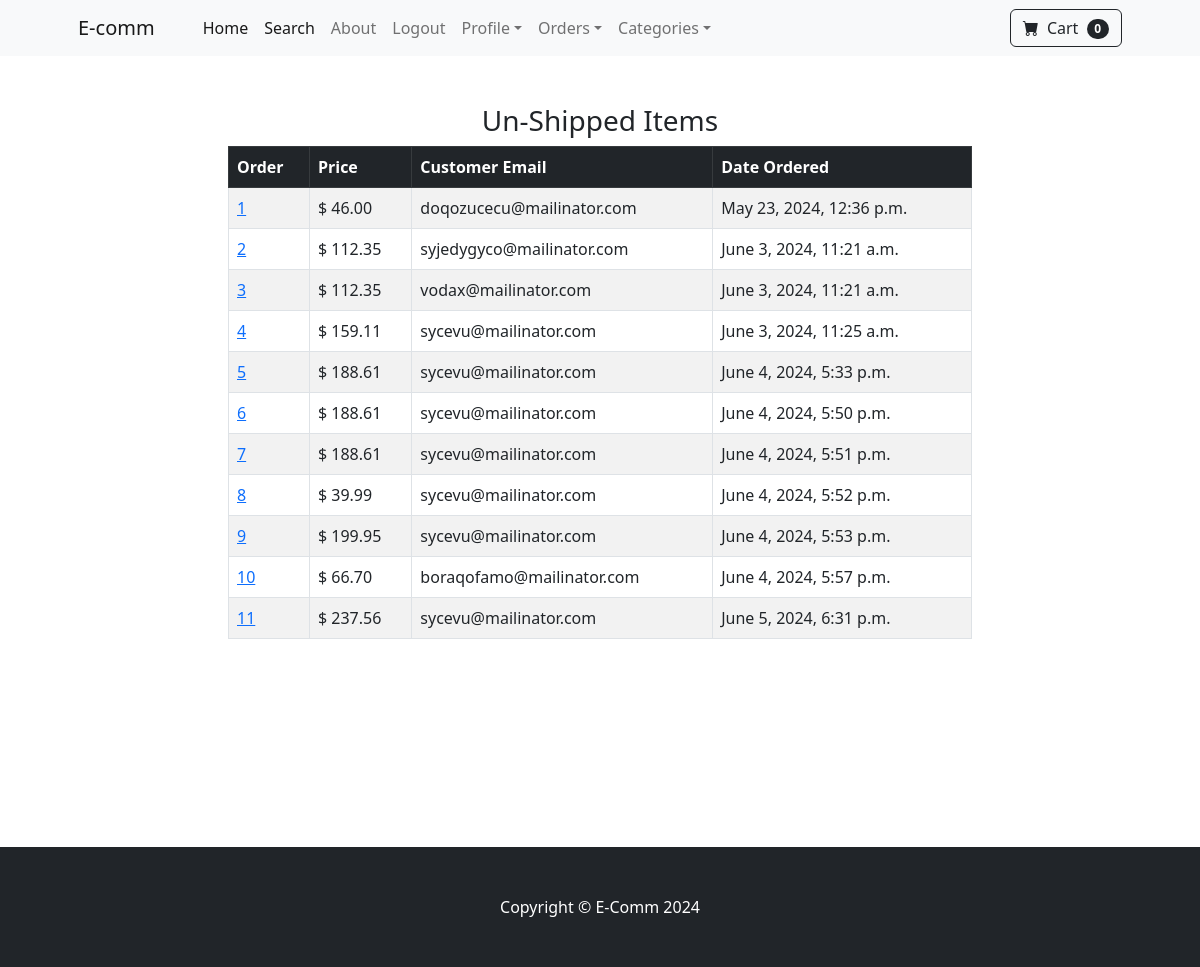
The page /payment/not_shipped_dash (signed in) on the database as committed earlier.
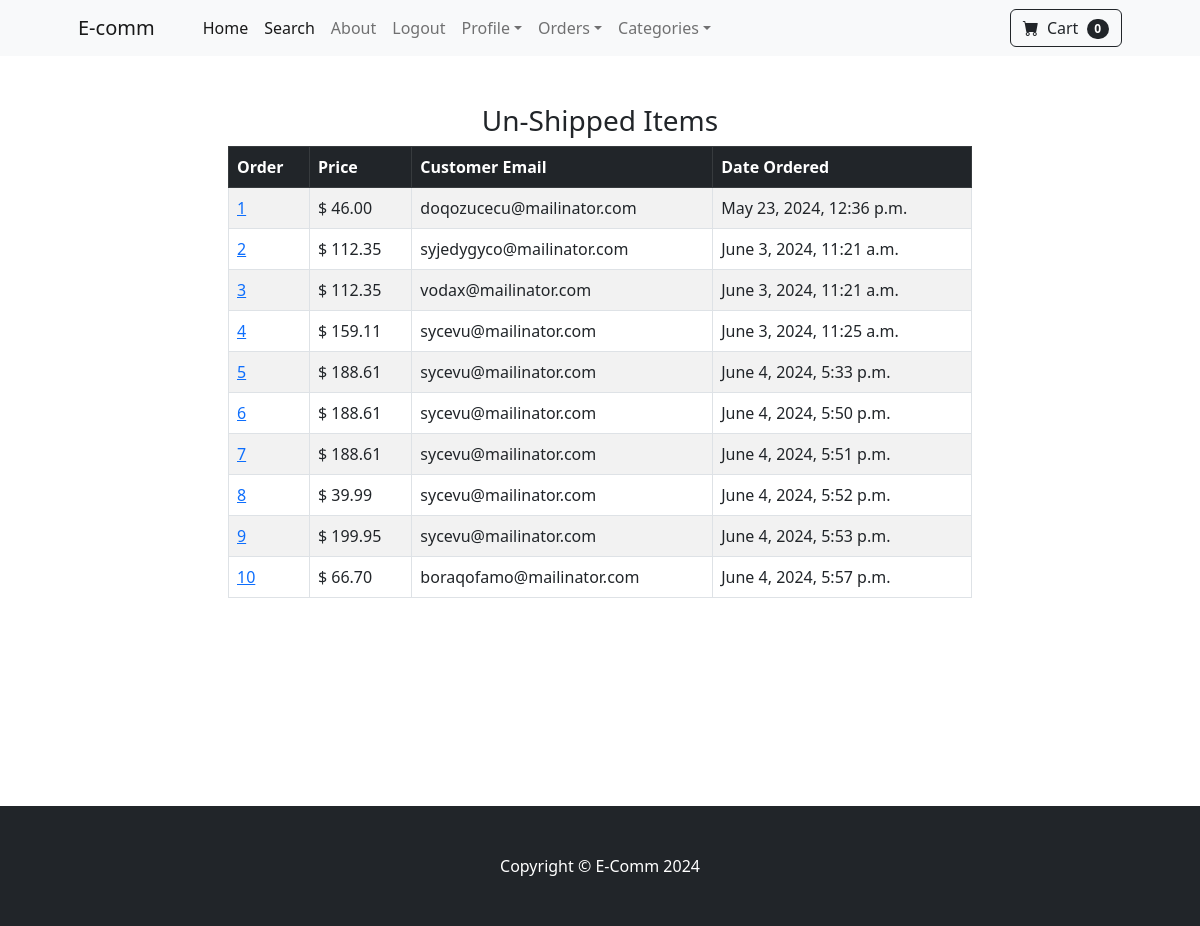
The same page on the database as committed later.
### payment/models.py (models this page shows, shortened)
class Order(models.Model):
    user = models.ForeignKey(User, on_delete=models.CASCADE, null=True, blank=True)
    full_name = models.CharField(max_length=255)
    email = models.EmailField(max_length=255)
    shipping_address = models.TextField(max_length=15000)
    amount_paid = models.DecimalField(max_digits=10, decimal_places=2)
    date_ordered = models.DateTimeField(auto_now_add=True)
    shipped = models.BooleanField(default=False)
    date_shipped = models.DateTimeField(blank=True, null=True)

### payment/views.py (the view)
# urls.py: path('not_shipped_dash', views.not_shipped_dash, name='not_shipped_dash'),
def not_shipped_dash(request):
    if request.user.is_authenticated and request.user.is_superuser:
        orders = Order.objects.filter(shipped=False)
        return render(request, "payment/not_shipped_dash.html", {"orders":orders})
    else:
        messages.success(request, "Access Denied")
        return redirect ('home')

### cart/cart.py (called while the page is built)
    def __len__(self):
        return len(self.cart)

### cart/context_processors.py (called while the page is built)
def cart(request):
    return {'cart': Cart(request)}

### payment/templates/payment/not_shipped_dash.html
{% extends 'base.html' %}
{% block content %}
        <div class="container">
            <div class="row">
                <center>
                    <div class="col-8">
                        <br><br>
                      <h3>Un-Shipped Items</h3>
                      <table class="table table-striped table-hover table-bordered">
                        <thead class="table-dark">
                          <tr>
                            <th scope="col">Order</th>
                            <th scope="col">Price</th>
                            <th scope="col">Customer Email</th>
                            <th scope="col">Date Ordered</th>
                          </tr>
                        </thead>
                        <tbody>
                            {%  for item in orders  %}
                          <tr>
                            <td><a href="{% url 'orders' item.id %}">{{ item.id  }}</a></td>
                            <td>$ {{ item.amount_paid  }}</td>
                            <td>{{ item.email   }}</td>
                            <td>{{ item.date_ordered  }}</td>
                        </tr>
                            {% endfor %}
                        </tbody>
                      </table>
                    </div>
                </center>
            </div>
        </div>
        <br><br><br><br><br><br><br><br>
{% endblock %}

Rows that differ between the two databases and show on the page:
no longer on this page (row edited): Order: id "11", amount_paid "237.56", email "sycevu@mailinator.com", date_ordered "June 5, 2024, 6:31 p.m."
